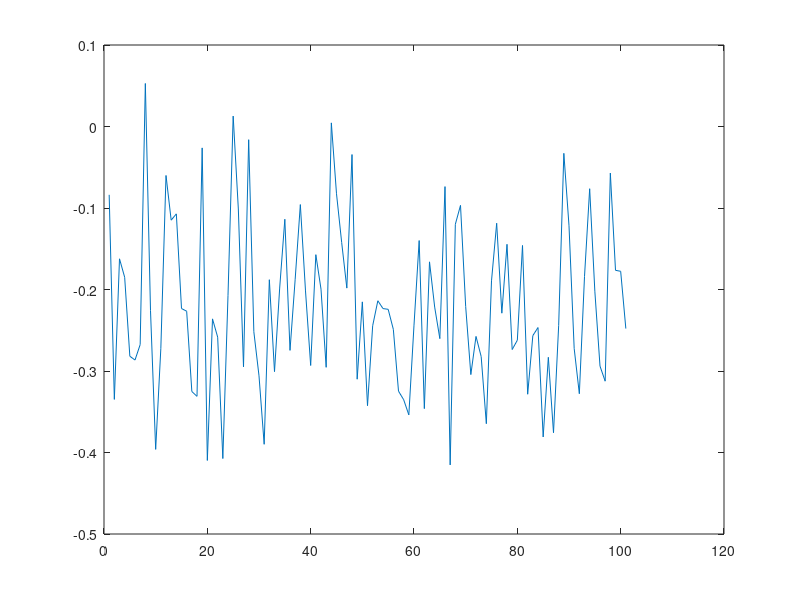

This chart was generated by the following MATLAB code: (Note: this script raises an error after producing the figure.)
%------------------------------------------------------------------------------
%- Company:        Universidad Complutense de Madrid
%- Engineer:       Oscar Garnica
%-
%- Create Date:    01/11/2014
%- Design Name:    Filtro Kalman salida constante
%- Project Name:   Filtro Kalman aplicaciones biomedicina
%- MatLab version: 2014a
%- Description:    Distintos estilos de descripcion de un filtro Kalman 
%                  utilizando distintas funciones de MatLab:
%                       1. ss para definir la dinamica del sistema
%                       2. lsim para simular el comportamiento del sistema.
%                       3. randn para generar numeros aleatorios (ruido).
%                       4. dsp.SignalSource para definir la senal.
%                       5. dsp.TimeScope para definir el osciloscopio que 
%                          muestra las senales
%                       6. dsp.KalmanFilter para definir el filtro Kalman
%-
%- Additional Comments: 
%-
%------------------------------------------------------------------------------

% Definicion del ruido de proceso (w) y ruido de medida (v). Q covarianza 
% del ruido de proceso y R covarianza del ruido de media.
Q=0.00001;
R=0.01;

t = (0:100)';
u = zeros(size(t));


numSamples= length(t);
rng(0);
w = sqrt(Q)*randn(numSamples,1);
v = sqrt(R)*randn(numSamples,1);

%------------------------------------------------------------------------------
% Definion del modelo del sistema
%------------------------------------------------------------------------------
%x = Ax+Bu+w;
%z = Cx+Du+v;


%------------------------------------------------------------------------------
% Existen al menos dos estilos de descripcion distintos:
%  1. Modelo sencillo: definimos la dinamica del modelo que no incluye el 
%     ruido. El ruido se incluye a posteriori.
%  2. Modelo con ruido: se define la dinamica y entre las entradas del 
%     sistema se incluye el ruido. El mismo modelo se puede utilizar para 
%     calcular la respuesta verdadera y la respuesta con ruido.
% Si comparamos ambos modelos la respuesta global yv es la misma que y1v,
% pero la respuesta 'y' no coincide con y1 puesto que y es la respuesta con
% solo ruido de proceso mientras que y1 es la respuesta del sistema sin 
% ningun tipo de ruido.
%------------------------------------------------------------------------------

%------------------------------------------------------------------------------
%  1. Modelo sencillo
%------------------------------------------------------------------------------
A   = 1;
B   = 1;
C   = 1;
D   = 0;
sys = ss(A, B, C, D, -1, 'inputname', {'u'}, 'outputname', 'z');
y   = lsim(sys, u+w, t, -0.23);
yv  = y+v;

plot(yv);
hold on;
%------------------------------------------------------------------------------
%  2. Modelo con ruido
%------------------------------------------------------------------------------
A   = 1;
B   = [0 1 0];
C   = 1;
D   = [0 0 1];
sys1 = ss(A, B, C, D,-1,'inputname', {'u' 'w' 'v'}, 'outputname', 'z');
y1   = lsim(sys1, [u zeros(size(t)) zeros(size(t))], t, -0.23);
y1v  = lsim(sys1, [u w v], t, -0.23);
%------------------------------------------------------------------------------


%------------------------------------------------------------------------------
% Dos estilos de descripcion del filtro:
%  1. Explicito: Se definen de forma explicita las ecuaciones del filtro de 
%     Kalman.
%  2. Funciones Kalman: Se hace uso de las funciones de procesado de 
%     senal: SignalSource, TimeScope y KalmanFilter incluida en matLab 2014a.
%     Esta es la aproximacion que mas me gusta.
%------------------------------------------------------------------------------

%------------------------------------------------------------------------------
% 1. Explicito
%------------------------------------------------------------------------------
no_states = 1;
% P=B*Q*B';                     % Initial error covariance
P=0.1;                          % Initial error covariance
x=zeros(no_states,1);           % Initial condition on the state
ye = zeros(length(t),1);
ycov = zeros(length(t),1);
errcov = zeros(length(t),1);

for i=1:length(t)
  % Measurement update
  Mn = P*C'/(C*P*C'+R);
  x = x + Mn*(yv(i)-C*x);       % x[n|n]
  P = (eye(no_states)-Mn*C)*P;  % P[n|n]

  ye(i) = C*x;
  errcov(i) = C*P*C';

  % Time update
  x = A*x + B*u(i);             % x[n+1|n]
  % P = A*P*A' + B*Q*B';        % P[n+1|n]
  P = A*P*A' + Q;               % P[n+1|n]
end

plot(ye,'-xr');
xlabel('No. of samples'), ylabel('Output')
title('Response with time-varying Kalman filter')


%------------------------------------------------------------------------------
% 2. Funciones Kalman
%------------------------------------------------------------------------------
%------------------------------------------------------------------------------
% Creamos dos objeto MatLab de la clase "SignalSource"
% Tambien puede crearse usando: hSig  = dsp.SignalSource(y_real)
% Esta clase posee el metodo 'step' that read one sample or frame of signal
% y el metodo 'reset'.
%------------------------------------------------------------------------------
hSig_true  = dsp.SignalSource;
hSig_noise = dsp.SignalSource;
% La propiedad Signal se inicializa al valor de salida del sistema
hSig_true.Signal  = y1;
hSig_noise.Signal = y1v;

%------------------------------------------------------------------------------
% Creamos un "osciloscopio" en el que vamos a ir mostrando los valores de 3 
% senles cada una de las cuales se muestra por un canal distinto. Por esa razon  
% salida verdadera del sistema (trueVal), la salida medida (noisyVal) y la 
% estimacion del filtro de Kalman (estVal)
%------------------------------------------------------------------------------
hTScope = dsp.TimeScope('NumInputPorts', 3, ...
                        'TimeSpan', numSamples, ...
                        'TimeUnits', 'Seconds', ...
                        'YLimits',[-5 5], ...
                        'ShowLegend', true);
                        
                        
%------------------------------------------------------------------------------
% Creamos el filtro Kalman
%------------------------------------------------------------------------------
%------------------------------------------------------------------------------
% Creamos un objeto MatLab de la clase "KalmanFilter".
% Esta clase posee el metodo 'step' that Filter input with Kalman filter
% object y el metodo 'reset'.
%------------------------------------------------------------------------------
hKalman = dsp.KalmanFilter('ProcessNoiseCovariance', Q ,...
                           'MeasurementNoiseCovariance', R,...
                           'InitialStateEstimate', 5,...
                           'InitialErrorCovarianceEstimate', 1,...
                           'StateTransitionMatrix', A,...
                           'MeasurementMatrix', C ,...
                           'ControlInputPort',false);
                           
%------------------------------------------------------------------------------
% Simulamos el filtro
%------------------------------------------------------------------------------
% Inicializamos la senal de forma que la lectura de un frame comience por
% el primer valor de hSig.Signal
%------------------------------------------------------------------------------
reset(hSig);
reset(hKalman_error);
reset(hKalman_right);
while(~isDone(hSig_true))
   trueVal = step(hSig);               % Actual values
   noisyVal = trueVal + sqrt(R)*randn; % Noisy measurements
   estVal = step(hKalman, noisyVal);   % Estimated by Kalman filter
   step(hTScope,noisyVal,trueVal,estVal);  % Plot on Time Scope
end